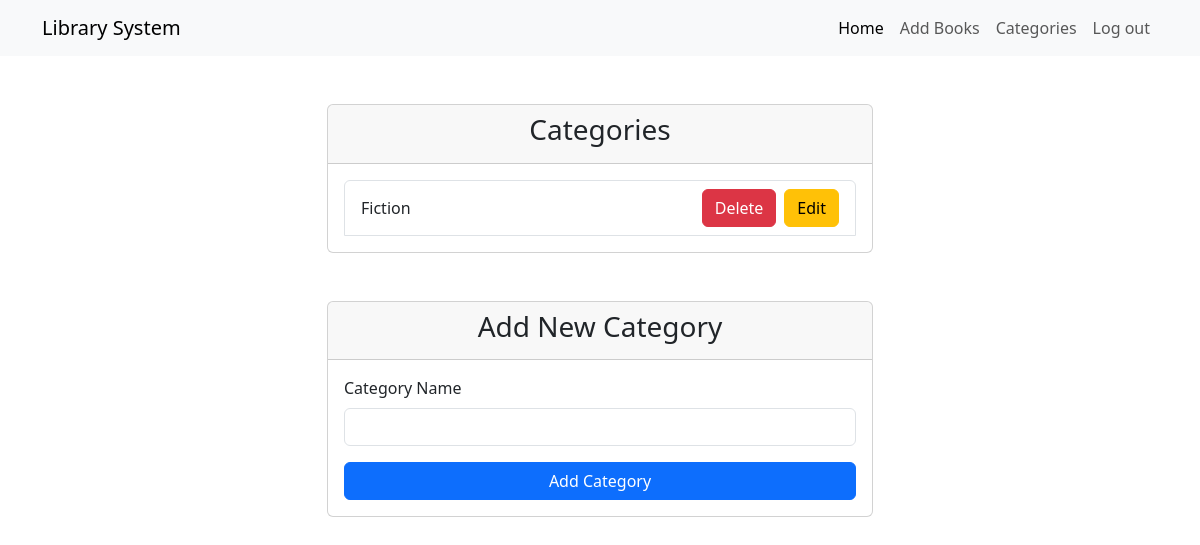
The page /templates/categories_template.php on the database as committed earlier.
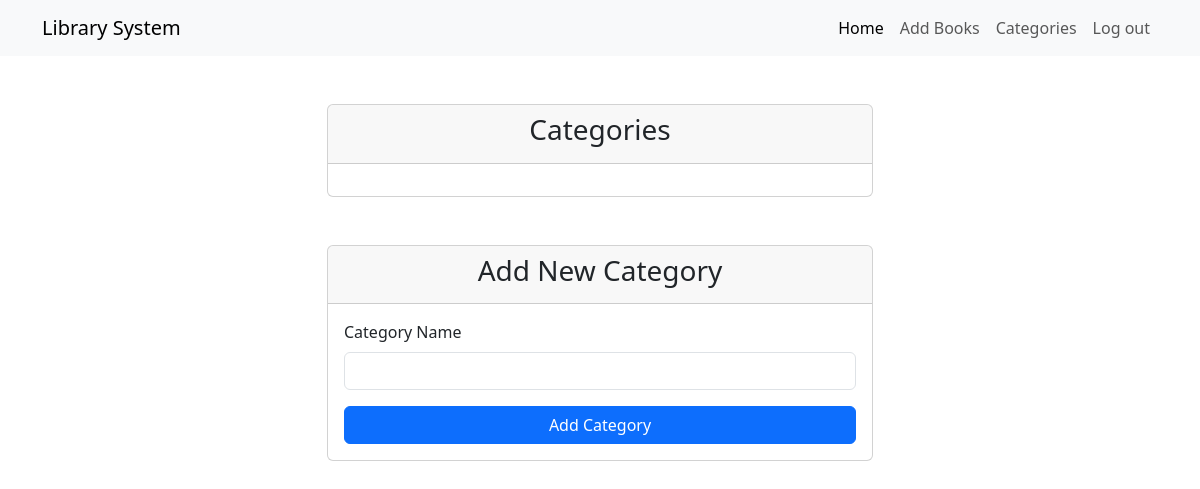
The same page on the database as committed later.
### tables this page shows
CREATE TABLE `bookcategories` (
  `id` int(11) NOT NULL,
  `categories` varchar(255) NOT NULL
);

### templates/categories_template.php (the view, shortened to what this page needs)
<?php
include '../services/db.php';
$sql = "SELECT * FROM bookcategories";
$temp = $conn->prepare($sql);
$temp->execute();
$result = $temp->get_result();
?>
<!DOCTYPE html>
<html lang="en">
<head>
    <link href="https://cdn.jsdelivr.net/npm/bootstrap@5.3.0/dist/css/bootstrap.min.css" rel="stylesheet">
</head>
<body>
    <?php include '../nav.php'; ?>
    <div class="container mt-5">
        <div class="row justify-content-center">
            <div class="col-md-6">
                <div class="card">
                    <div class="card-header">
                        <h3 class="text-center">Categories</h3>
                    </div>
                    <div class="card-body">
                        <ul class="list-group">
                            <?php
                            if ($result->num_rows > 0) {
                                while ($row = $result->fetch_assoc()) {
                                    echo '<li class="list-group-item d-flex">';
                                    echo '<div class="content w-100 d-flex align-items-center">';
                                    echo $row['categories'];
                                    echo '</div>';
                                    echo '
                                    <button type="button" class="btn btn-danger me-2" data-bs-toggle="modal" data-bs-target="#deleteModal' . $row['id'] . '">
                                        Delete
                                    </button>';
                                    echo '
                                    <button type="button" class="btn btn-warning" data-bs-toggle="modal" data-bs-target="#editModal' . $row['id'] . '">
                                        Edit
                                    </button>';
                                    echo '</li>';
                                }
                            }
                            ?>
                        </ul>
                    </div>
                </div>
            </div>
        </div>
    </div>
    <div class="container mt-5">
        <div class="row justify-content-center">
            <div class="col-md-6">
                <div class="card">
                    <div class="card-header">
                        <h3 class="text-center">Add New Category</h3>
                    </div>
                    <div class="card-body">
                        <form action="../services/categories_services.php" method="post">
                            <div class="mb-3">
                                <label for="categoryName" class="form-label">Category Name</label>
                                <input type="text" class="form-control" id="categoryName" name="categoryName" required>
                            </div>
                            <div class="d-grid gap-2">
                                <button type="submit" class="btn btn-primary">Add Category</button>
                            </div>
                        </form>
                    </div>
                </div>
            </div>
        </div>
    </div>
</body>
</html>

### nav.php (shortened to what this page needs)
<nav class="navbar navbar-expand-lg navbar-light bg-light">
    <div class="container">
        <a class="navbar-brand" href="<?php
                                        $indexPage = '/php-bookmanagement/index.php';
                                        echo $indexPage ?>">Library System</a>
        <div class="collapse navbar-collapse" id="navbarNav">
            <ul class="navbar-nav ms-auto">
                <li class="nav-item">
                    <?php
                    if ($_SERVER['PHP_SELF'] == $indexPage) : ?>
                        <a class="nav-link active" href="index.php">Home</a>
                    <?php else : ?>
                        <a class="nav-link active" href="../index.php">Home</a>
                    <?php endif; ?>
                </li>
                <li class="nav-item">
                    <a class="nav-link" href="/php-bookManagement/templates/book_form.php">Add Books</a>
                </li>
                <li class="nav-item">
                    <a class="nav-link" href="/php-bookManagement/templates/categories_template.php">Categories</a>
                </li>
                <li class="nav-item">
                    <a class="nav-link" href="/php-bookManagement/services/delete_session.php">Log out</a>
                </li>
            </ul>
        </div>
    </div>
</nav>

Rows that differ between the two databases and show on the page:
removed bookcategories: categories "Fiction"
